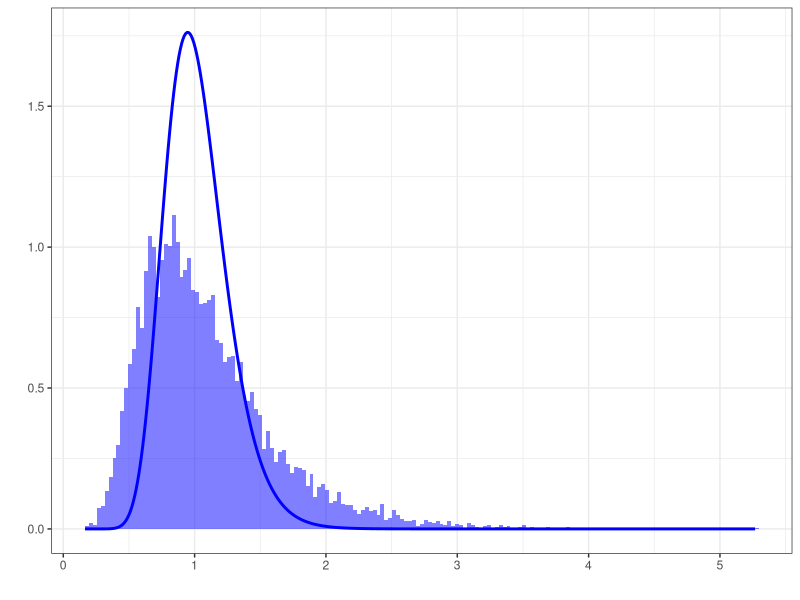

Write the R code that produced this figure.
## ---- chunk 1
library(ggplot2)

set.seed(10)
nx <- 65
lambdax <- 1/10
sigmax <- 10
ny <- 90
lambday <- 1
sigmay <- 1
samples <- 10000
RV <- numeric(samples)
for(i in 1:samples){
xs <- rexp(nx, lambdax)
ys <- rexp(ny, lambday)
RV[i] <- (var(xs)/sigmax^2) / (var(ys)/sigmay^2)
}
ggplot(data = data.frame(x = RV), aes(x = x)) +
  geom_histogram(aes(x = x, y = ..density..),
                binwidth = 0.03, fill = "blue", alpha = 0.5) +
  stat_function(fun = df, args = list(nx- 1, ny - 1), color = "blue", n = 500, size = 1) +
theme_bw() +
labs(x = "", y = "")
